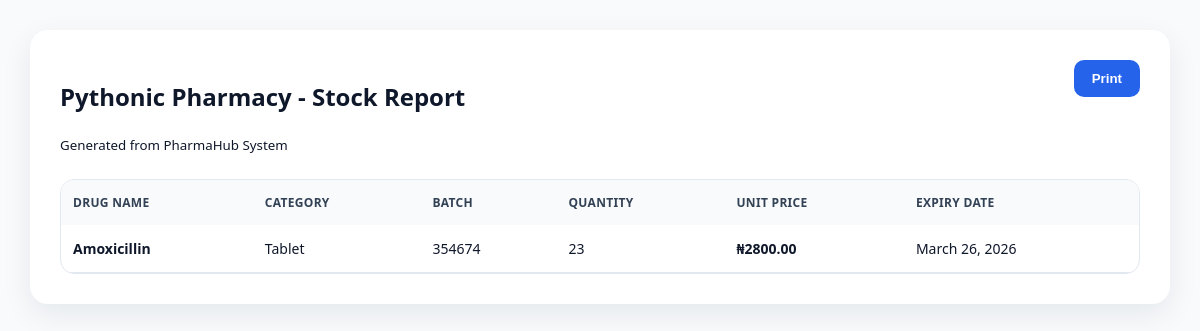
The app's page /reports/stock/print/ (signed in) with its own data.
### pharmacies/models.py (models this page shows, shortened)
class Pharmacy(models.Model):
    name = models.CharField(max_length=255)
    email = models.EmailField(unique=True)
    phone = models.CharField(max_length=20, blank=True, null=True)
    address = models.TextField(blank=True, null=True)
    is_active = models.BooleanField(default=True)
    is_suspended_by_owner = models.BooleanField(default=False)
    suspension_reason = models.CharField(max_length=255, blank=True, null=True)
    created_at = models.DateTimeField(auto_now_add=True)
    class Meta:
        ordering = ['name']

### drugs/models.py (models this page shows, shortened)
class Drug(models.Model):
    pharmacy = models.ForeignKey(
        Pharmacy,
        on_delete=models.CASCADE,
        related_name='drugs'
    )
    drug_name = models.CharField(max_length=255)
    category = models.CharField(max_length=100, blank=True, null=True)
    batch_number = models.CharField(max_length=100, blank=True, null=True)
    quantity = models.PositiveIntegerField(default=0)
    unit_price = models.DecimalField(max_digits=12, decimal_places=2, default=0.00)
    expiry_date = models.DateField()
    manufacturer = models.CharField(max_length=255, blank=True, null=True)
    created_at = models.DateTimeField(auto_now_add=True)
    class Meta:
        ordering = ['drug_name']

### subscriptions/decorators.py (the view)
    def wrapper(request, *args, **kwargs):
        user = request.user
        if not hasattr(user, 'pharmacy') or user.pharmacy is None:
            messages.error(request, "You are not assigned to any pharmacy.")
            return redirect('dashboard')
        subscription = Subscription.objects.filter(
            pharmacy=user.pharmacy,
            is_current=True
        ).first()
        if subscription is None:
            messages.error(request, "No subscription found. Please choose a plan.")
            return redirect('plan_list')
        today = timezone.now().date()
        if subscription.status in ['trial', 'active']:
            if not subscription.end_date or subscription.end_date >= today:
                return view_func(request, *args, **kwargs)
        messages.error(request, "Your subscription is inactive or expired. Please renew to continue.")
        return redirect('plan_list')

### reports/views.py (called while the page is built)
def check_access(request):
    if request.user.role not in ALLOWED_ROLES:
        raise PermissionDenied("You do not have permission to view reports.")
    if not hasattr(request.user, 'pharmacy') or request.user.pharmacy is None:
        messages.error(request, "You are not assigned to any pharmacy.")
        return None
    return request.user.pharmacy

@login_required
@subscription_required
@pharmacy_active_required
def print_stock_report(request):
    pharmacy = check_access(request)
    if not pharmacy:
        return redirect('dashboard')
    drugs = Drug.objects.filter(pharmacy=pharmacy).order_by('drug_name')
    return render(request, 'reports/print_stock_report.html', {
        'pharmacy_name': pharmacy.name,
        'drugs': drugs
    })

### templates/reports/print_stock_report.html (shortened to what this page needs)
<!DOCTYPE html>
<html>
<head>
</head>
<body>
    <div class="container">
        <div class="header">
            <div>
                <h2>{{ pharmacy_name }} - Stock Report</h2>
                <small>Generated from PharmaHub System</small>
            </div>
            <button class="print-btn" onclick="window.print()">Print</button>
        </div>
        <div class="table-card">
            <table>
                <thead>
                    <tr>
                        <th>Drug Name</th>
                        <th>Category</th>
                        <th>Batch</th>
                        <th>Quantity</th>
                        <th>Unit Price</th>
                        <th>Expiry Date</th>
                    </tr>
                </thead>
                <tbody>
                    {% for drug in drugs %}
                    <tr>
                        <td class="drug-name">{{ drug.drug_name }}</td>
                        <td>{{ drug.category }}</td>
                        <td>{{ drug.batch_number }}</td>
                        <td class="{% if drug.quantity < 10 %}low-stock{% endif %}">
                            {{ drug.quantity }}
                        </td>
                        <td class="amount">₦{{ drug.unit_price }}</td>
                        <td class="{% if drug.expiry_date < today %}expired{% endif %}">
                            {{ drug.expiry_date }}
                        </td>
                    </tr>
                    {% empty %}
                    <tr>
                        <td colspan="6" class="empty">No stock data available.</td>
                    </tr>
                    {% endfor %}
                </tbody>
            </table>
        </div>
    </div>
</body>
</html>

### templates/reports/print_stock_report.html (style rules this page uses)
body { font-family: "Segoe UI", Arial, sans-serif; padding: 30px; background: #f8fafc; color: #0f172a; margin: 0; }
.container { max-width: 1100px; margin: auto; background: #ffffff; padding: 30px; border-radius: 18px; box-shadow: 0 10px 30px rgba(15, 23, 42, 0.08); }
.header { display: flex; justify-content: space-between; align-items: flex-start; flex-wrap: wrap; gap: 16px; margin-bottom: 24px; }
.print-btn { padding: 11px 18px; background: #2563eb; color: white; border: none; border-radius: 10px; font-weight: 700; cursor: pointer; }
.table-card { border: 1px solid #e2e8f0; border-radius: 14px; overflow: hidden; }
table { width: 100%; border-collapse: collapse; font-size: 14px; }
thead th { background: #f8fafc; text-transform: uppercase; font-size: 12px; padding: 14px 12px; text-align: left; color: #334155; letter-spacing: 0.3px; }
tbody td { padding: 14px 12px; border-bottom: 1px solid #e2e8f0; }
.drug-name { font-weight: 700; }
.amount { font-weight: 800; }

### records on screen
Pharmacy: name "Pythonic Pharmacy"
Drug: drug_name "Amoxicillin", category "Tablet", batch_number "354674", quantity "23", unit_price "2800.00", expiry_date "March 26, 2026"
